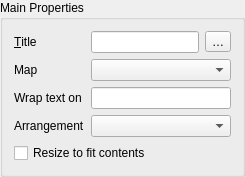
        <widget class="QgsCollapsibleGroupBoxBasic" name="mMainPropertiesColGroupBox">
         <property name="focusPolicy">
          <enum>Qt::StrongFocus</enum>
         </property>
         <property name="title">
          <string>Main Properties</string>
         </property>
         <property name="syncGroup" stdset="0">
          <string notr="true">composeritem</string>
         </property>
         <property name="collapsed" stdset="0">
          <bool>false</bool>
         </property>
         <layout class="QGridLayout" name="gridLayout_2">
          <item row="0" column="1">
           <widget class="QLineEdit" name="mTitleLineEdit"/>
          </item>
          <item row="2" column="0">
           <widget class="QLabel" name="label">
            <property name="text">
             <string>Wrap text on</string>
            </property>
           </widget>
          </item>
          <item row="2" column="1" colspan="2">
           <widget class="QLineEdit" name="mWrapCharLineEdit">
            <property name="frame">
             <bool>true</bool>
            </property>
           </widget>
          </item>
          <item row="0" column="2">
           <widget class="QgsPropertyOverrideButton" name="mLegendTitleDDBtn">
            <property name="text">
             <string>…</string>
            </property>
           </widget>
          </item>
          <item row="4" column="0" colspan="2">
           <widget class="QCheckBox" name="mCheckboxResizeContents">
            <property name="text">
             <string>Resize to fit contents</string>
            </property>
           </widget>
          </item>
          <item row="1" column="0">
           <widget class="QLabel" name="mMapLabel">
            <property name="text">
             <string>Map</string>
            </property>
           </widget>
          </item>
          <item row="0" column="0">
           <widget class="QLabel" name="mTitleLabel">
            <property name="text">
             <string>&amp;Title</string>
            </property>
            <property name="buddy">
             <cstring>mTitleLineEdit</cstring>
            </property>
           </widget>
          </item>
          <item row="1" column="1" colspan="2">
           <widget class="QgsLayoutItemComboBox" name="mMapComboBox"/>
          </item>
          <item row="3" column="1" colspan="2">
           <widget class="QgsAlignmentComboBox" name="mArrangementCombo"/>
          </item>
          <item row="3" column="0">
           <widget class="QLabel" name="label_15">
            <property name="text">
             <string>Arrangement</string>
            </property>
           </widget>
          </item>
         </layout>
        </widget>
